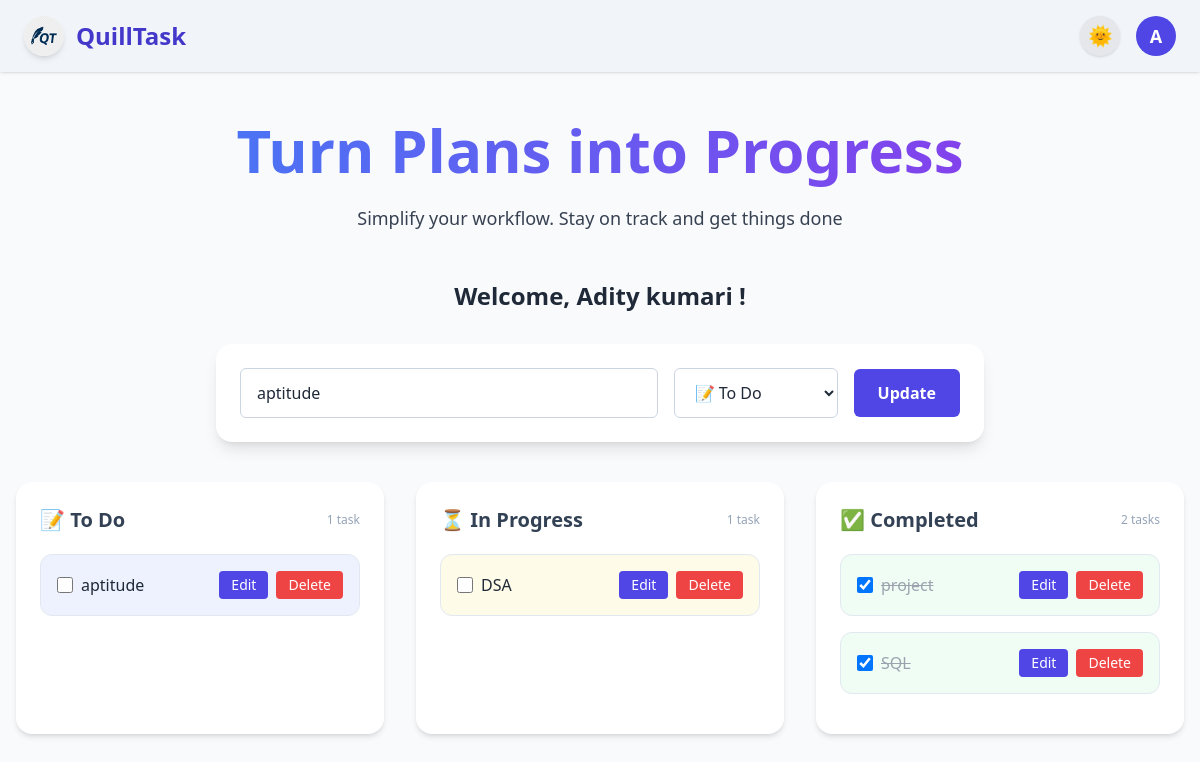
Page /edit/3 (signed in) on the committed database.
### app.py (models this page shows)
class User(UserMixin, db.Model):
    id = db.Column(db.Integer, primary_key=True)
    name = db.Column(db.String(100), nullable=False)
    email = db.Column(db.String(100), unique=True, nullable=False)
    password = db.Column(db.String(100), nullable=False)
    todos = db.relationship('Todo', backref='user', lazy=True)

class Todo(db.Model):
    id = db.Column(db.Integer, primary_key=True)
    title = db.Column(db.String(200), nullable=False)
    status = db.Column(db.String(20), default='todo')
    user_id = db.Column(db.Integer, db.ForeignKey('user.id'), nullable=False)

### app.py (the view)
@app.route('/edit/<int:todo_id>', methods=['GET', 'POST'])
@login_required
def edit(todo_id):
    todo_to_edit = Todo.query.get_or_404(todo_id)
    if todo_to_edit.user != current_user:
        flash('You are not authorized to edit this task.', 'danger')
        return redirect(url_for('dashboard'))
    if request.method == 'POST':
        todo_to_edit.title = request.form.get('title')
        todo_to_edit.status = request.form.get('status')
        db.session.commit()
        flash('Task updated successfully!', 'success')
        return redirect(url_for('dashboard'))
    todos = current_user.todos
    todo_tasks = [t for t in todos if t.status == 'todo']
    progress_tasks = [t for t in todos if t.status == 'in-progress']
    completed_tasks = [t for t in todos if t.status == 'completed']
    return render_template('index.html', user_name=current_user.name, todo=todo_to_edit, todo_tasks=todo_tasks, progress_tasks=progress_tasks, completed_tasks=completed_tasks)

### app.py (called while the page is built)
@login_manager.user_loader
def load_user(user_id):
    return User.query.get(int(user_id))

### templates/index.html (shortened to what this page needs)
{% extends 'layouts/app.html' %}
{% block content %}
<div class="min-h-screen bg-slate-50 dark:bg-gray-900 py-12 px-4 text-gray-800 dark:text-gray-100">
  <div class="max-w-7xl mx-auto">
    <section class="relative text-center mb-12 overflow-hidden">
      <div class="relative z-10 animate-fade-slide-up">
        <h2 class="animate-fade-slide text-5xl md:text-6xl font-extrabold bg-gradient-to-r from-blue-500 to-purple-600 text-transparent bg-clip-text leading-tight pb-2">
        </h2>
        <p class="mt-4 text-lg text-gray-700 dark:text-gray-300">
          Simplify your workflow. Stay on track and get things done
        </p>
      </div>
    </section>
    <div class="text-center mb-8">
      <h3 class="text-2xl font-bold text-gray-800 dark:text-gray-200">
        Welcome, {{ current_user.name }} !
      </h3>
    </div>
    <form method="POST" action="{{ url_for('edit', todo_id=todo.id) if todo else url_for('dashboard') }}"
      class="bg-white dark:bg-gray-800 shadow-lg rounded-2xl px-6 py-6 mb-10 max-w-3xl mx-auto flex flex-col md:flex-row items-center gap-4">
      <input type="text" name="title" value="{{ todo.title if todo else '' }}"
        class="flex-1 px-4 py-3 text-base bg-white dark:bg-gray-700 border border-slate-300 dark:border-gray-600 rounded-md focus:outline-none focus:ring-2 focus:ring-indigo-400 dark:text-gray-100"
        placeholder="What do you want to accomplish?" required />
      <select name="status"
        class="px-4 py-3 text-base bg-white dark:bg-gray-700 border border-slate-300 dark:border-gray-600 rounded-md focus:outline-none focus:ring-2 focus:ring-indigo-400 dark:text-gray-100">
        <option value="todo" {% if todo and todo.status == 'todo' %}selected{% endif %}>📝 To Do</option>
      </select>
      <button type="submit"
        class="px-6 py-3 bg-indigo-600 text-white font-semibold rounded-md hover:bg-indigo-700 transition">
        {{ 'Update' if todo else 'Add' }}
      </button>
    </form>
    <div class="grid md:grid-cols-3 gap-8">
      {% for group, tasks, icon in [
        ('To Do', todo_tasks, '📝'),
        ('In Progress', progress_tasks, '⏳'),
        ('Completed', completed_tasks, '✅')
      ] %}
      {% set bg_class = "bg-indigo-50 dark:bg-slate-700" if group == "To Do" else
                         "bg-yellow-50 dark:bg-slate-700" if group == "In Progress" else
                         "bg-green-50 dark:bg-slate-700" %}
      <div class="bg-white dark:bg-gray-800 rounded-2xl shadow-md px-6 py-6">
        <div class="flex items-center justify-between mb-5">
          <h2 class="text-xl font-semibold text-slate-700 dark:text-slate-300">{{ icon }} {{ group }}</h2>
          <span class="text-xs text-slate-400 dark:text-slate-300">
            {{ tasks|length }} {{ tasks|length == 1 and 'task' or 'tasks' }}
          </span>
        </div>
        {% if tasks %}
        {% for task in tasks %}
        <div class="{{ bg_class }} border border-slate-200 dark:border-slate-700 p-4 rounded-xl mb-4 flex justify-between items-center hover:shadow-md transition">
          <form method="POST" action="{{ url_for('update_status', todo_id=task.id) }}" class="flex items-center gap-2 flex-1">
            <input type="checkbox" {% if task.status == 'completed' %}checked{% endif %} onchange="this.form.submit()" class="w-4 h-4">
            <span class="{% if task.status == 'completed' %}line-through text-gray-400{% endif %}">{{ task.title }}</span>
          </form>
          <div class="flex gap-2 ml-4">
            <a href="{{ url_for('edit', todo_id=task.id) }}" class="text-sm bg-indigo-600 text-white px-3 py-1 rounded hover:bg-indigo-700 transition">Edit</a>
            <form method="POST" action="{{ url_for('delete', todo_id=task.id) }}" onsubmit="return confirm('Are you sure you want to delete this task?');">
              <button class="text-sm bg-red-500 text-white px-3 py-1 rounded hover:bg-red-600 transition">Delete</button>
            </form>
          </div>
        </div>
        {% endfor %}
        {% else %}
        <p class="text-sm text-slate-400 italic dark:text-slate-500">No tasks in this section yet.</p>
        {% endif %}
      </div>
      {% endfor %}
    </div>
  </div>
</div>
{% endblock %}

### templates/layouts/app.html (shortened to what this page needs)
<!DOCTYPE html>
<html lang="en" class="">
<head>
    <script src="https://cdn.tailwindcss.com"></script>
</head>
<body class="bg-slate-50 dark:bg-gray-900 text-gray-800 dark:text-gray-100 transition-colors duration-300">
    <nav class="animate-fade-slide w-full bg-slate-100 dark:bg-gray-800 shadow px-6 py-4 flex justify-between items-center">
        <div class="flex items-center gap-3">
            <img src="{{ url_for('static', filename='logo.png') }}" alt="QuillTask Logo" class="h-10 w-10 rounded-full shadow-md" />
            <h1 class="text-2xl font-bold text-indigo-700 dark:text-indigo-300">QuillTask</h1>
        </div>
        <div class="flex items-center gap-4">
            <button id="theme-toggle"
                class="w-10 h-10 flex items-center justify-center rounded-full bg-gray-200 dark:bg-gray-700 text-xl text-gray-800 dark:text-gray-200 shadow hover:bg-gray-300 dark:hover:bg-gray-600 transition-all duration-300">
            </button>
            {% if current_user.is_authenticated %}
            <div class="relative">
                <button id="profile-btn" class="profile-button flex items-center justify-center h-10 w-10 rounded-full bg-indigo-600 text-white font-bold text-lg focus:outline-none focus:ring-2 focus:ring-indigo-400">
                    {{ current_user.name[0] | upper }}
                </button>
            </div>
            {% else %}
            <a href="{{ url_for('login') }}" class="text-indigo-600 hover:text-indigo-800 dark:text-indigo-300 dark:hover:text-indigo-100 font-semibold transition-colors duration-200">
                Login
            </a>
            {% endif %}
        </div>
    </nav>
    {% block content %}{% endblock %}
</body>
</html>

### templates/layouts/app.html (style rules this page uses)
.profile-button { cursor: pointer; }

### rows in the picture
User: name "A", name "Adity kumari"
Todo: title "aptitude", status "📝 To Do"
Todo: title "DSA"
Todo: status "☑", title "project"
Todo: status "☑", title "SQL"

### other values in the picture
{{ 'Update' if todo else 'Add' }} "Update"
{{ icon }} "📝" "⏳" "✅"
{{ group }} "To Do" "In Progress" "Completed"
{{ tasks|length }} "1" "1" "2"
{{ tasks|length == 1 and 'task' or 'tasks' }} "task" "task" "tasks"
